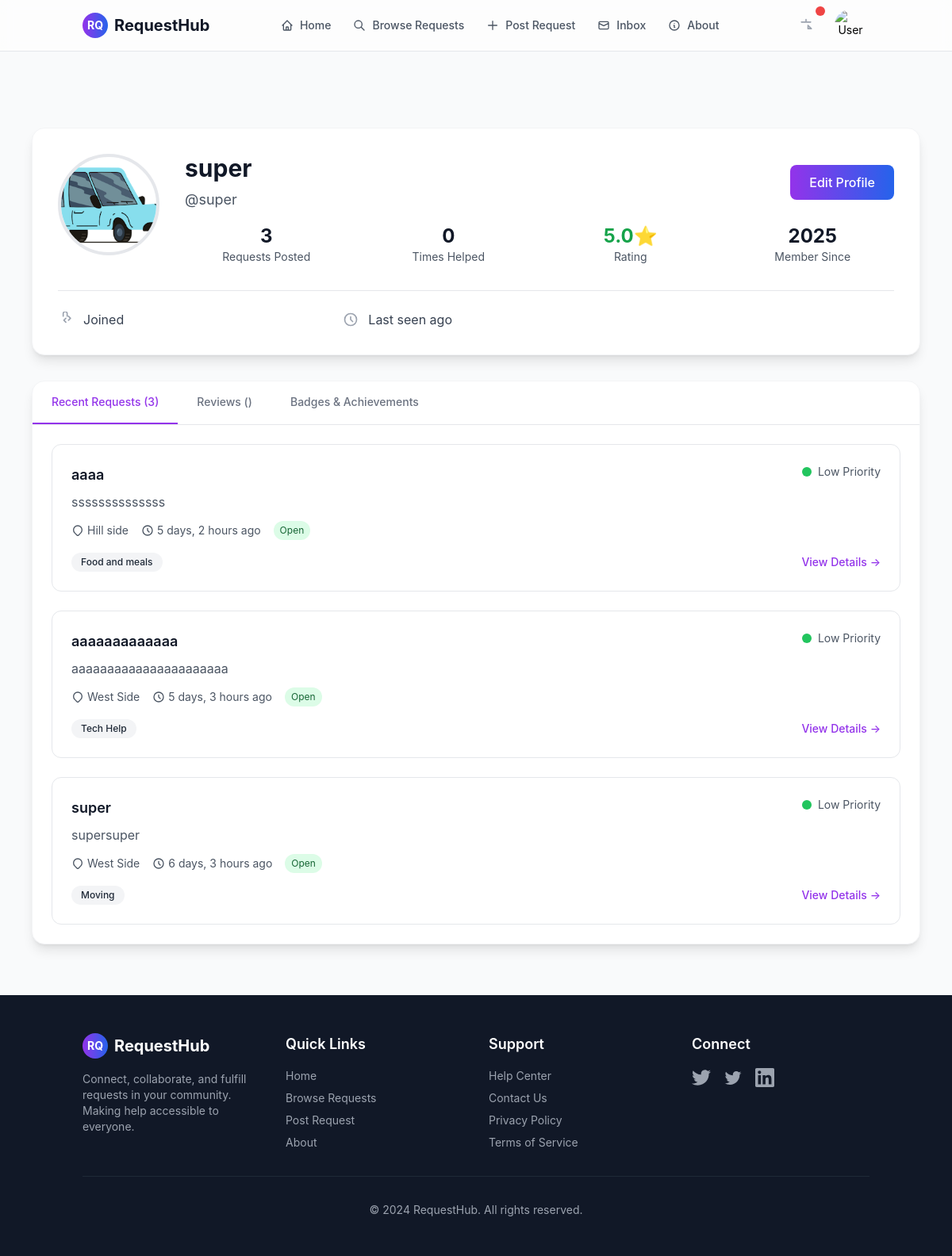
/profile/super (signed in), run on an earlier commit of the app's database.
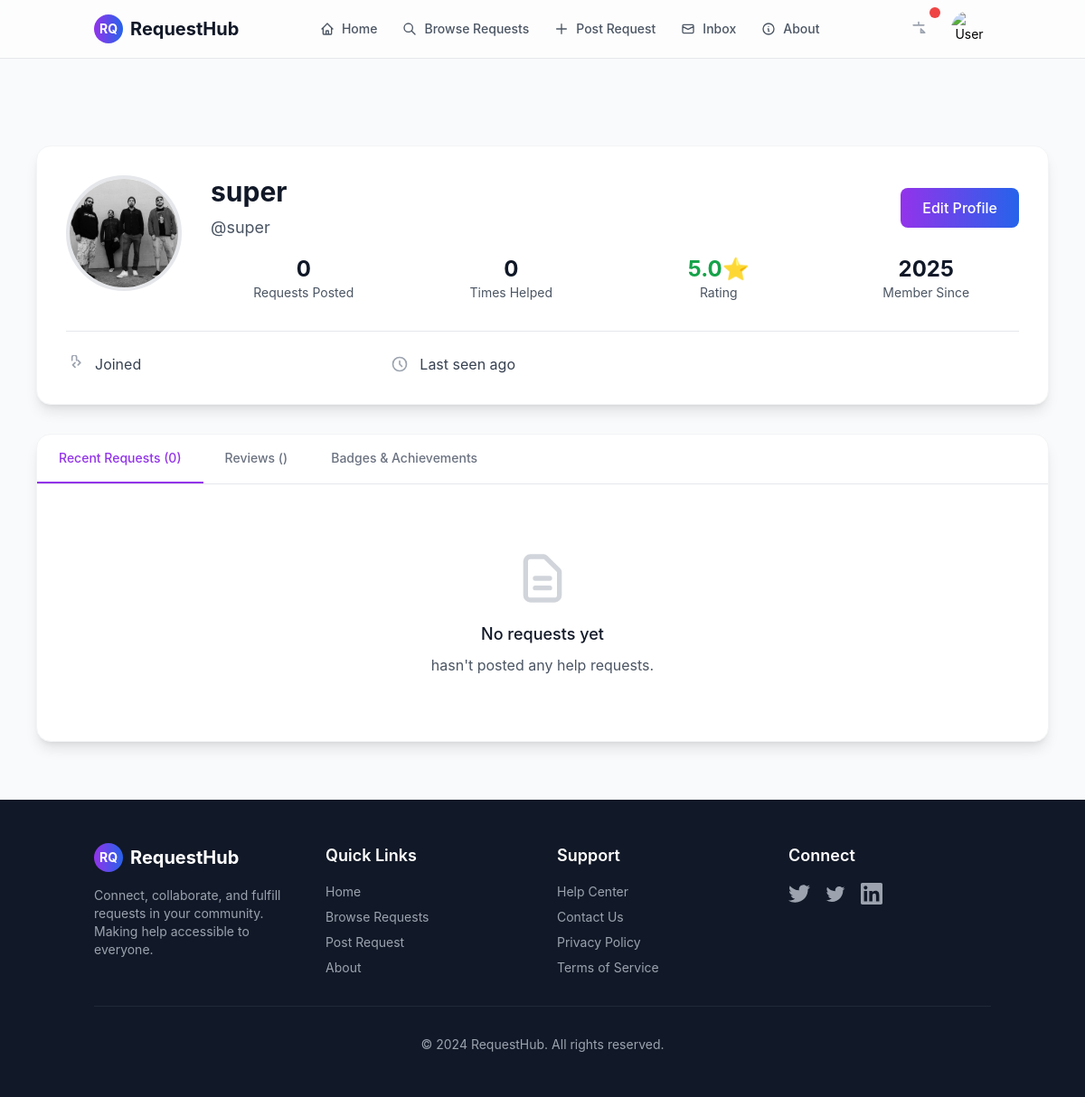
And on a later commit of the database.
### user/models.py (models this page shows, shortened)
class UserProfile(models.Model):
    user = models.OneToOneField(User, on_delete=models.CASCADE, primary_key=True)
    location = models.CharField(max_length=100, blank=True, null=True)
    phone_number = models.CharField(max_length=15, blank=True, null=True)
    profile_picture = models.ImageField(upload_to='profile_pictures/', blank=True, null=True)

### aid/models.py (models this page shows, shortened)
class Request(models.Model):
    STATUS_CHOICES = [
        ('open', 'Open'),
        ('in_progress', 'In Progress'),
        ('completed', 'Completed'),
        ('cancelled', 'Cancelled'),
    ]
    URGENCY_CHOICES = [
        ('low', 'Low'),
        ('medium', 'Medium'),
        ('high', 'High'),
    ]
    title = models.CharField(max_length=200)
    category = ForeignKey('Category', on_delete=models.CASCADE)
    location = ForeignKey('aid.Location', on_delete=models.CASCADE)
    description = models.TextField()
    urgency_level = models.CharField(max_length=50, choices=URGENCY_CHOICES, default='medium')
    preferred_time = models.CharField(max_length=50, blank=True, null=True)
    estimated_duration = models.CharField(max_length=50, blank=True, null=True)
    skills = models.CharField(max_length=50, blank=True, null=True)
    offer = models.TextField(blank=True, null=True)
    photo = models.URLField(blank=True, null=True)
    author = models.ForeignKey(settings.AUTH_USER_MODEL, on_delete=models.CASCADE)
    time_posted = models.DateTimeField(auto_now_add=True)
    status = models.CharField(max_length=20, choices=STATUS_CHOICES, default='open')

class Location(models.Model):
    name = models.CharField(max_length=100)
    slug = models.SlugField(unique=True)

class Category(models.Model):
    name = models.CharField(max_length=100)
    slug = models.SlugField(unique=True)

### user/views.py (the view)
# urls.py: path("profile/<str:request_author>",profile_user_view,name="profile_view"),
def profile_user_view(request, request_author):
    from django.contrib.auth.models import User
    from django.shortcuts import get_object_or_404
    pid=User.objects.filter(username=request_author).first()
    profile_user = get_object_or_404(UserProfile, user=pid.id)
    user_requests = Request.objects.filter(author=pid.id).order_by('-time_posted')[:3]
    total_requests = Request.objects.filter(author=pid.id).count()
    total_helps = 0  # You'll need to implement this based on your response/help model
    rating = 5.0  # You'll need to implement this based on your review model
    member_since = request.user.date_joined.year
    user_reviews = []  # Placeholder for actual reviews
    user_stats = {
        'total_requests': total_requests,
        'total_helps': total_helps,
        'rating': rating,
        'member_since': member_since,
    }
    context = {
        'profile_user': profile_user,
        'user_requests': user_requests,
        'user_reviews': user_reviews,
        'user_stats': user_stats,
    }
    return render(request,"user/profile_view.html",context)

### user/templates/user/profile_view.html (shortened to what the changed rows need)
{% extends "aid/base.html" %}
{% load static %}
{% block content %}
<main class="py-8">
    <div class="container mx-auto px-4 max-w-6xl">
        <div class="bg-white rounded-2xl shadow-lg border border-gray-100 p-8 mb-8">
            <div class="flex flex-col md:flex-row items-start gap-8">
                <div class="flex-shrink-0">
                    {% if profile_user.profile_picture %}
                        <img src="{{ profile_user.profile_picture.url }}"
                             alt="{{ profile_user.user }}"
                             class="w-32 h-32 rounded-full object-cover border-4 border-gray-200">
                    {% else %}
                        <div class="w-32 h-32 rounded-full bg-gradient-to-br from-purple-600 to-blue-600 flex items-center justify-center text-white text-4xl font-bold border-4 border-gray-200">
                            {{ profile_user.user|first|upper }}
                        </div>
                    {% endif %}
                </div>
                <div class="flex-1">
                    <div class="flex flex-col md:flex-row md:items-center md:justify-between mb-4">
                        <div>
                            <h1 class="text-3xl font-bold text-gray-900 mb-2">
                                {{ profile_user.user|default:profile_user.user }}
                            </h1>
                            <p class="text-gray-600 text-lg">@{{ profile_user.user }}</p>
                        </div>
                    </div>
                    <div class="grid grid-cols-2 md:grid-cols-4 gap-6">
                        <div class="text-center">
                            <div class="text-2xl font-bold text-gray-900">{{ user_stats.total_requests }}</div>
                            <div class="text-sm text-gray-600">Requests Posted</div>
                        </div>
                    </div>
                </div>
            </div>
        </div>
        <div class="bg-white rounded-2xl shadow-lg border border-gray-100 mb-8">
            <div class="border-b border-gray-200">
                <nav class="flex">
                    <button class="tab-button active px-6 py-4 text-sm font-medium border-b-2 border-purple-600 text-purple-600" data-tab="requests">
                        Recent Requests ({{ user_requests.count }})
                    </button>
                    <button class="tab-button px-6 py-4 text-sm font-medium border-b-2 border-transparent text-gray-500 hover:text-gray-700" data-tab="reviews">
                        Reviews ({{ user_reviews.count }})
                    </button>
                    <button class="tab-button px-6 py-4 text-sm font-medium border-b-2 border-transparent text-gray-500 hover:text-gray-700" data-tab="badges">
                        Badges & Achievements
                    </button>
                </nav>
            </div>
            <div class="p-6">
                <div id="requests" class="tab-content">
                    {% if user_requests %}
                        <div class="space-y-6">
                            {% for request in user_requests %}
                            <div class="border border-gray-200 rounded-xl p-6 hover:shadow-md transition-shadow">
                                <div class="flex justify-between items-start mb-4">
                                    <div class="flex-1">
                                        <h3 class="text-lg font-semibold text-gray-900 mb-2">{{ request.title }}</h3>
                                        <p class="text-gray-600 mb-3">{{ request.description|truncatewords:30 }}</p>
                                        <div class="flex items-center gap-4 text-sm text-gray-600">
                                            <span class="flex items-center">
                                                <svg class="w-4 h-4 mr-1" fill="none" stroke="currentColor" viewBox="0 0 24 24">
                                                    <path stroke-linecap="round" stroke-linejoin="round" stroke-width="2" d="M17.657 16.657L13.414 20.9a1.998 1.998 0 01-2.827 0l-4.244-4.243a8 8 0 1111.314 0z"></path>
                                                </svg>
                                                {{ request.location.name }}
                                            </span>
                                            <span class="flex items-center">
                                                <svg class="w-4 h-4 mr-1" fill="none" stroke="currentColor" viewBox="0 0 24 24">
                                                    <path stroke-linecap="round" stroke-linejoin="round" stroke-width="2" d="M12 8v4l3 3m6-3a9 9 0 11-18 0 9 9 0 0118 0z"></path>
                                                </svg>
                                                {{ request.time_posted|timesince }} ago
                                            </span>
                                            <span class="px-2 py-1 text-xs rounded-full
                                                   {% if request.status == 'open' %}bg-green-100 text-green-800
                                                   {% elif request.status == 'completed' %}bg-blue-100 text-blue-800
                                                   {% else %}bg-gray-100 text-gray-800{% endif %}">
                                                {% if request.status == 'open' %}Open{% elif request.status == 'completed' %}Completed{% else %}{{ request.status|title }}{% endif %}
                                            </span>
                                        </div>
                                    </div>
                                    <div class="flex items-center ml-4">
                                        <div class="w-3 h-3 rounded-full mr-2
                                              {% if request.urgency_level == 'high' %}bg-red-500
                                              {% elif request.urgency_level == 'medium' %}bg-yellow-500
                                              {% else %}bg-green-500{% endif %}"></div>
                                        <span class="text-sm text-gray-600 capitalize">{{ request.urgency_level }} priority</span>
                                    </div>
                                </div>
                                <div class="flex justify-between items-center">
                                    <span class="px-3 py-1 text-xs font-medium rounded-full bg-gray-100 text-gray-800">
                                        {{ request.category.name }}
                                    </span>
                                    <a href="{% url 'aid:request_detail' request.id %}" class="text-purple-600 hover:text-purple-700 font-medium text-sm">
                                        View Details →
                                    </a>
                                </div>
                            </div>
                            {% endfor %}
                        </div>
                    {% else %}
                        <div class="text-center py-12">
                            <svg class="w-16 h-16 text-gray-300 mx-auto mb-4" fill="none" stroke="currentColor" viewBox="0 0 24 24">
                                <path stroke-linecap="round" stroke-linejoin="round" stroke-width="2" d="M9 12h6m-6 4h6m2 5H7a2 2 0 01-2-2V5a2 2 0 012-2h5.586a1 1 0 01.707.293l5.414 5.414a1 1 0 01.293.707V19a2 2 0 01-2 2z"></path>
                            </svg>
                            <h3 class="text-lg font-medium text-gray-900 mb-2">No requests yet</h3>
                            <p class="text-gray-600">{{ profile_user.username }} hasn't posted any help requests.</p>
                        </div>
                    {% endif %}
                </div>
            </div>
        </div>
    </div>
</main>
{% endblock %}

What changed in the data, as far as the page shows it:
removed Request: title "aaaa", description "ssssssssssssss", location.name "Hill side", time_posted "5 days, 2 hours", status "Open", urgency_level "Low", category.name "Food and meals"
removed Request: title "aaaaaaaaaaaaa", description "aaaaaaaaaaaaaaaaaaaaaa", location.name "West Side", time_posted "5 days, 3 hours", status "Open", urgency_level "Low", category.name "Tech Help"
removed Request: title "super", description "supersuper", location.name "West Side", time_posted "6 days, 3 hours", status "Open", urgency_level "Low", category.name "Moving"
changed UserProfile "super": profile_picture: a different picture
Also different on the page:
{{ user_stats.total_requests }}: "3" → "0"
{{ user_requests.count }}: "3" → "0"
text now shown: "No requests yet hasn't posted any help requests."
